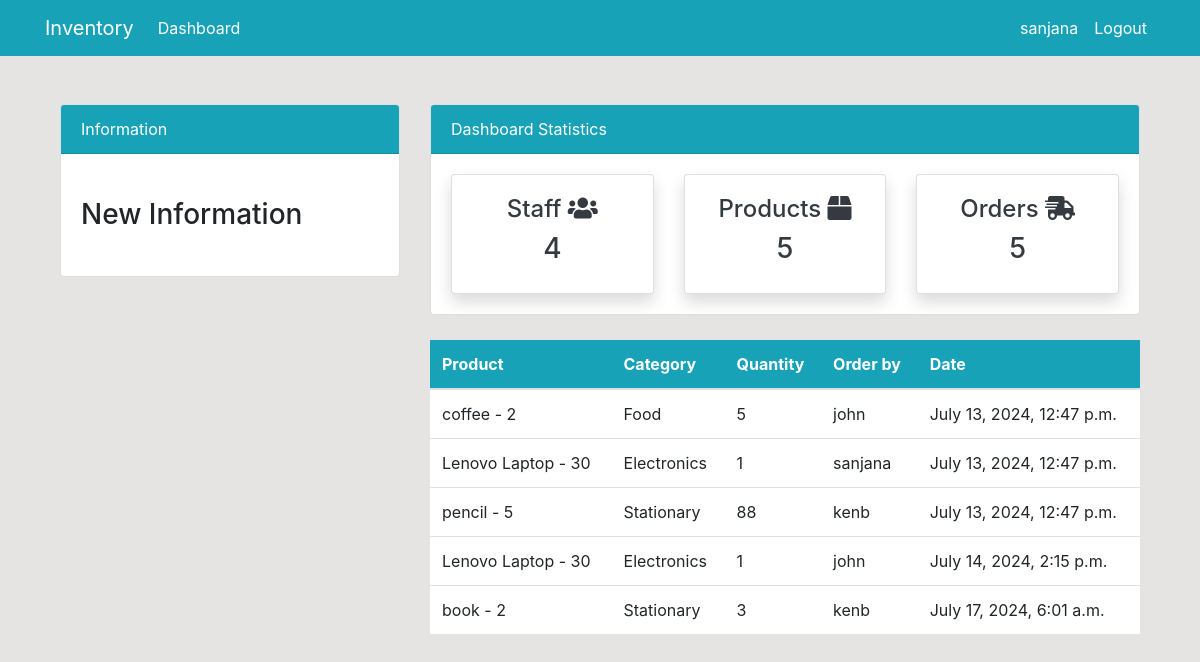
/order/ (signed in), run on the app's committed database.
### app/models.py (models this page shows, shortened)
class Order(models.Model):
    product = models.ForeignKey(Product, on_delete=models.CASCADE, null=True)
    staff = models.ForeignKey(User, on_delete=models.CASCADE, null=True)
    order_quantity = models.PositiveIntegerField(null=True)
    date = models.DateTimeField(auto_now_add=True)

class Product(models.Model):
    name = models.CharField(max_length=100, null=True)
    category = models.CharField(max_length=20, choices=CATEGORY, null=True)
    quantity = models.PositiveIntegerField(null=True)
    def __str__(self):
        return f"{self.name} - {self.quantity}"

### app/views.py (the view)
# urls.py: path('order/', views.order, name='app-order')
@login_required(login_url='user-login')
def order(request):
    orders = Order.objects.all()
    workers_count = User.objects.all().count()
    product_count = Product.objects.all().count()
    orders_count = orders.count()
    context = {
        'orders':orders,
        'orders_count': orders_count,
        'workers_count': workers_count,
        'product_count': product_count,
    }
    return render(request, 'app/order.html', context)

### templates/app/order.html (shortened to what this page needs)
{% extends 'partials/base.html' %}
{% block content %}
{% include 'partials/topside.html' %}
 <div class="container">
    <div class="row my-4">
        <div class="col-md-4">
        </div>
        <div class="col-md-8">
            <table class="table bg-white">
                <thead class="bg-info">
                    <tr class="text-white">
                        <th scope="col">Product</th>
                        <th scope="col">Category</th>
                        <th scope="col">Quantity</th>
                        <th scope="col">Order by</th>
                        <th scope="col">Date</th>
                    </tr>
                </thead>
                <tbody>
                    {% for order in orders %}
                    <tr>
                        <td>{{order.product}}</td>
                        <td>{{order.product.category}}</td>
                        <td>{{order.order_quantity}}</td>
                        <td>
                            {{order.staff.username}}
                        </td>
                        <td>{{order.date}}</td>
                    </tr>
                    {% endfor %}
                </tbody>
            </table>
        </div>
    </div>
</div>
{% endblock %}

### templates/partials/nav.html (shortened to what this page needs)
<nav class="navbar navbar-expand-lg navbar-info bg-info">
    {% if user.is_authenticated %}
    <div class="container">
        <a class="navbar-brand text-white" href="app/index.html">Inventory</a>
        <div class="collapse navbar-collapse" id="navbarSupportedContent">
            <ul class="navbar-nav mr-auto">
                <li class="nav-item active">
                    <a class="nav-link text-white" href="{% url 'app-index' %}">Dashboard </a>
                </li>
            </ul>
            <ul class="navbar-nav ml-auto">
                <li class="nav-item active">
                    <a class="nav-link text-white" href="{% url 'user-profile' %}">{{user.username}} </a>
                </li>
                <li class="nav-item">
                    <a class="nav-link text-white" href="#" onclick="event.preventDefault(); document.getElementById('logout-form').submit();">Logout</a>
                </li>
            </ul>
    {% endif %}
</nav>

### static/style.css (style rules this page uses)
body { background-color: rgb(230, 227, 227); }

### data on the page
Order: product "coffee - 2", product.category "Food", order_quantity "5", staff.username "john", date "July 13, 2024, 12:47 p.m."
Order: product "Lenovo Laptop - 30", product.category "Electronics", order_quantity "1", staff.username "sanjana", date "July 13, 2024, 12:47 p.m."
Order: product "pencil - 5", product.category "Stationary", order_quantity "88", staff.username "kenb", date "July 13, 2024, 12:47 p.m."
Order: product "Lenovo Laptop - 30", product.category "Electronics", order_quantity "1", staff.username "john", date "July 14, 2024, 2:15 p.m."
Order: product "book - 2", product.category "Stationary", order_quantity "3", staff.username "kenb", date "July 17, 2024, 6:01 a.m."

### other printed values
{{ user.username }} "sanjana"
{{ workers_count }} "4"
{{ product_count }} "5"
{{ orders_count }} "5"
